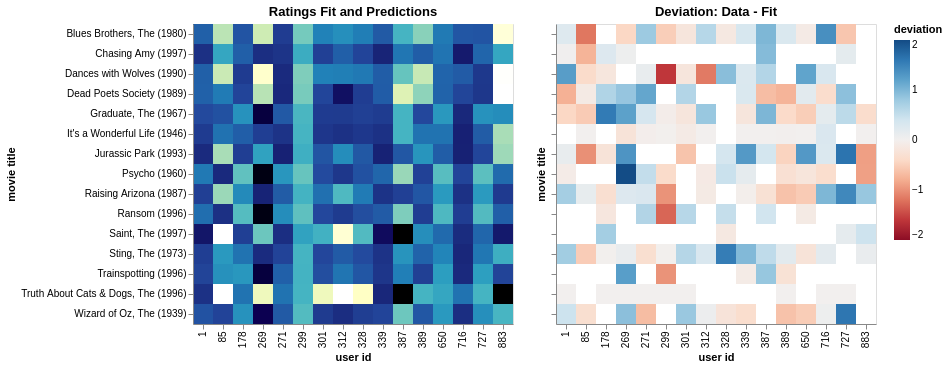

This figure's notebook cell:
### Markdown cell above
## Recommendation: User id 85

| **Watched** | **Recommend** | **Recommend** |
| :-: | :-: | :-: | 
| **5 (observed) / 5.5 (fit/prediction)** | **5.8 (fit/prediction)** | **4.3 (fit/prediction)** |
| ![https://www.imdb.com/title/tt0032138/](https://m.media-amazon.com/images/M/MV5BNjUyMTc4MDExMV5BMl5BanBnXkFtZTgwNDg0NDIwMjE@._V1_SY1000_CR0,0,670,1000_AL_.jpg) | ![https://www.imdb.com/title/tt0117979/](https://m.media-amazon.com/images/M/MV5BOWM0MTA4NjItMzM3ZS00NDJmLTg3NWItNGE5ODIyOGJhNzQ0L2ltYWdlL2ltYWdlXkEyXkFqcGdeQXVyMTQxNzMzNDI@._V1_SY1000_CR0,0,666,1000_AL_.jpg) | ![https://www.imdb.com/title/tt0117951/](https://m.media-amazon.com/images/M/MV5BMzA5Zjc3ZTMtMmU5YS00YTMwLWI4MWUtYTU0YTVmNjVmODZhXkEyXkFqcGdeQXVyNjU0OTQ0OTY@._V1_SY1000_SX675_AL_.jpg) |
| *The Wizard of Oz (1939)* | *Truth About Cats & Dogs (1996)* | *Trainspotting (1996)*

## Recommendation: User id 727

| **Watched** | **Recommend** | **Recommend** |
| :-: | :-: |  :-: | 
| **5 (observed) / 5.2 (fit/prediction)** | **5.8 (fit/prediction)** | **4.6 (fit/prediction)** |
| ![https://www.imdb.com/title/tt0080455/](https://m.media-amazon.com/images/M/MV5BYTdlMDExOGUtN2I3MS00MjY5LWE1NTAtYzc3MzIxN2M3OWY1XkEyXkFqcGdeQXVyNzkwMjQ5NzM@._V1_.jpg) | ![https://www.imdb.com/title/tt0099348/](https://m.media-amazon.com/images/M/MV5BMTY3OTI5NDczN15BMl5BanBnXkFtZTcwNDA0NDY3Mw@@._V1_SY1000_CR0,0,666,1000_AL_.jpg) | ![https://www.imdb.com/title/tt0038650/](https://m.media-amazon.com/images/M/MV5BZjc4NDZhZWMtNGEzYS00ZWU2LThlM2ItNTA0YzQ0OTExMTE2XkEyXkFqcGdeQXVyNjUwMzI2NzU@._V1_SY1000_CR0,0,687,1000_AL_.jpg) |
| *The Blues Brothers (1980)* | *Dances with Wolves (1990)* | *It's a Wonderful Life (1946)* |

## Visualizing Errors

### Code cell
#| echo: false
selectors = base.mark_square(filled=False, size=350).encode(
    x='user id:N',
    y='movie title:N',
    color=alt.value('black'),
    opacity=alt.condition(nearest, alt.value(1), alt.value(0))
).add_params(
    nearest
)

alt.hconcat(
    alt.layer(f_all.encode(color=alt.Color('fit/prediction:Q', legend=None, scale=alt.Scale(scheme='yellowgreenblue', domain=[1, 5]))),
              selectors),
    alt.layer(f_err.encode(y=alt.Y('movie title:N', axis=alt.Axis(labels=False))),
              selectors),
).resolve_scale(color='independent')

### Figure 1 — Vega-Lite specification as saved in the notebook (floating-point values rounded to 4 significant figures; data arrays with more than 128 entries replaced by an {"elided": "..."} marker saying what was removed)
{"config": {"view": {"continuousWidth": 300, "continuousHeight": 300}}, "hconcat": [{"layer": [{"mark": {"type": "rect"}, "encoding": {"color": {"field": "fit/prediction", "legend": null, "scale": {"domain": [1, 5], "scheme": "yellowgreenblue"}, "type": "quantitative"}, "tooltip": [{"field": "user id", "type": "quantitative"}, {"field": "movie title", "type": "nominal"}, {"field": "fit/prediction", "type": "quantitative"}, {"field": "observed", "type": "quantitative"}, {"field": "deviation", "type": "quantitative"}], "x": {"field": "user id", "type": "ordinal"}, "y": {"field": "movie title", "type": "ordinal"}}, "title": "Ratings Fit and Predictions"}, {"mark": {"type": "square", "filled": false, "size": 350}, "encoding": {"color": {"value": "black"}, "opacity": {"condition": {"param": "param_3", "value": 1, "empty": false}, "value": 0}, "tooltip": [{"field": "user id", "type": "quantitative"}, {"field": "movie title", "type": "nominal"}, {"field": "fit/prediction", "type": "quantitative"}, {"field": "observed", "type": "quantitative"}, {"field": "deviation", "type": "quantitative"}], "x": {"field": "user id", "type": "nominal"}, "y": {"field": "movie title", "type": "nominal"}}, "name": "view_11"}]}, {"layer": [{"mark": {"type": "rect"}, "encoding": {"color": {"field": "deviation", "scale": {"domain": [-2, 2], "scheme": "redblue"}, "type": "quantitative"}, "tooltip": [{"field": "user id", "type": "quantitative"}, {"field": "movie title", "type": "nominal"}, {"field": "fit/prediction", "type": "quantitative"}, {"field": "observed", "type": "quantitative"}, {"field": "deviation", "type": "quantitative"}], "x": {"field": "user id", "type": "ordinal"}, "y": {"axis": {"labels": false}, "field": "movie title", "type": "nominal"}}, "title": "Deviation: Data - Fit"}, {"mark": {"type": "square", "filled": false, "size": 350}, "encoding": {"color": {"value": "black"}, "opacity": {"condition": {"param": "param_3", "value": 1, "empty": false}, "value": 0}, "tooltip": [{"field": "user id", "type": "quantitative"}, {"field": "movie title", "type": "nominal"}, {"field": "fit/prediction", "type": "quantitative"}, {"field": "observed", "type": "quantitative"}, {"field": "deviation", "type": "quantitative"}], "x": {"field": "user id", "type": "nominal"}, "y": {"field": "movie title", "type": "nominal"}}, "name": "view_12"}]}], "data": {"name": "data-5a7414fba74b8f7f05fc4ae05d0984b5"}, "params": [{"name": "param_3", "select": {"type": "point", "nearest": true, "on": "mouseover"}, "views": ["view_11", "view_12"]}], "resolve": {"scale": {"color": "independent"}}, "$schema": "https://vega.github.io/schema/vega-lite/v5.16.3.json", "datasets": {"data-5a7414fba74b8f7f05fc4ae05d0984b5": {"elided": "240 records"}}}
